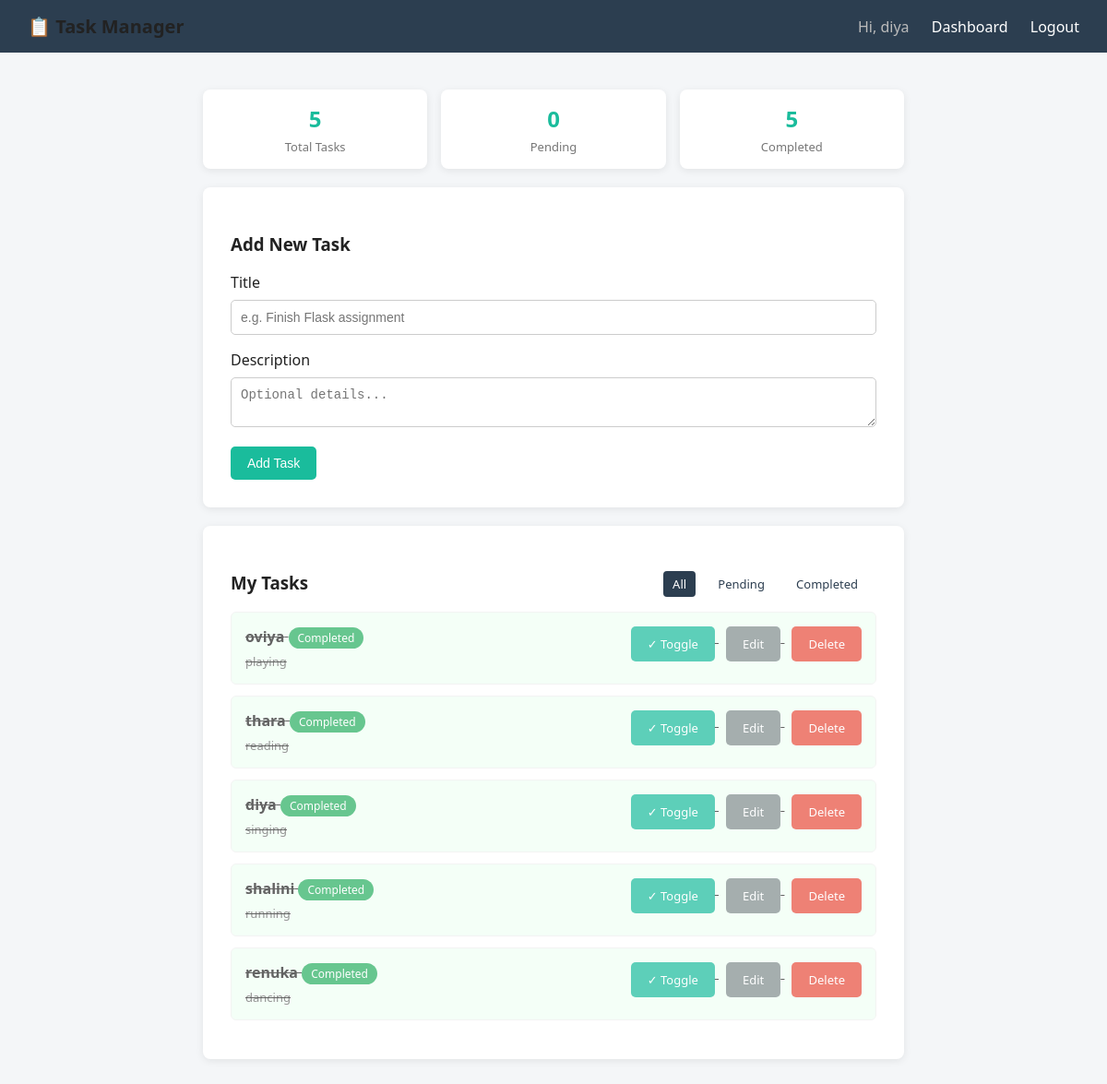
The page /dashboard (signed in) on the database its author committed.
### app.py (models this page shows)
class Task(db.Model):
    id = db.Column(db.Integer, primary_key=True)
    title = db.Column(db.String(120), nullable=False)
    description = db.Column(db.Text, nullable=True)
    status = db.Column(db.String(20), default='Pending')  # Pending / Completed
    created_at = db.Column(db.DateTime, default=datetime.utcnow)
    user_id = db.Column(db.Integer, db.ForeignKey('user.id'), nullable=False)

### app.py (the view)
@app.route('/dashboard')
@login_required
def dashboard():
    user_id = session['user_id']
    filter_status = request.args.get('status', 'All')
    query = Task.query.filter_by(user_id=user_id)
    if filter_status != 'All':
        query = query.filter_by(status=filter_status)
    tasks = query.order_by(Task.created_at.desc()).all()
    total = Task.query.filter_by(user_id=user_id).count()
    completed = Task.query.filter_by(user_id=user_id, status='Completed').count()
    pending = total - completed
    return render_template(
        'dashboard.html',
        tasks=tasks,
        total=total,
        completed=completed,
        pending=pending,
        filter_status=filter_status
    )

### app.py (called while the page is built)
def login_required(f):
    @wraps(f)
    def decorated_function(*args, **kwargs):
        if 'user_id' not in session:
            flash('Please log in to continue.', 'warning')
            return redirect(url_for('login'))
        return f(*args, **kwargs)
    return decorated_function

### templates/dashboard.html (shortened to what this page needs)
{% extends 'base.html' %}
{% block content %}
<div class="stats">
    <div class="stat-box"><h2>{{ total }}</h2><p>Total Tasks</p></div>
    <div class="stat-box"><h2>{{ pending }}</h2><p>Pending</p></div>
    <div class="stat-box"><h2>{{ completed }}</h2><p>Completed</p></div>
</div>
<div class="card" style="margin-bottom:20px;">
    <h3>Add New Task</h3>
    <form method="POST" action="{{ url_for('add_task') }}">
        <label>Title</label>
        <input type="text" name="title" placeholder="e.g. Finish Flask assignment" required>
        <label>Description</label>
        <textarea name="description" rows="2" placeholder="Optional details..."></textarea>
        <button type="submit">Add Task</button>
    </form>
</div>
<div class="card">
    <div style="display:flex; justify-content:space-between; align-items:center;">
        <h3>My Tasks</h3>
        <div class="filters">
            <a href="{{ url_for('dashboard', status='All') }}" class="{{ 'active' if filter_status=='All' }}">All</a>
            <a href="{{ url_for('dashboard', status='Pending') }}" class="{{ 'active' if filter_status=='Pending' }}">Pending</a>
            <a href="{{ url_for('dashboard', status='Completed') }}" class="{{ 'active' if filter_status=='Completed' }}">Completed</a>
        </div>
    </div>
    {% if tasks %}
        {% for task in tasks %}
        <div class="task {{ 'completed' if task.status == 'Completed' }}">
            <div>
                <strong>{{ task.title }}</strong>
                <span class="status-badge {{ task.status }}">{{ task.status }}</span>
                {% if task.description %}<p style="margin:5px 0 0; color:#666; font-size:13px;">{{ task.description }}</p>{% endif %}
            </div>
            <div class="task-actions">
                <a href="{{ url_for('toggle_status', task_id=task.id) }}" class="btn">✓ Toggle</a>
                <a href="{{ url_for('edit_task', task_id=task.id) }}" class="btn btn-secondary">Edit</a>
                <a href="{{ url_for('delete_task', task_id=task.id) }}" class="btn btn-danger"
                   onclick="return confirm('Delete this task?');">Delete</a>
            </div>
        </div>
        {% endfor %}
    {% else %}
        <p style="color:#999;">No tasks found. Add one above!</p>
    {% endif %}
</div>
{% endblock %}

### templates/base.html (shortened to what this page needs)
<!DOCTYPE html>
<html lang="en">
<head>
</head>
<body>
    <nav>
        <div class="brand">📋 Task Manager</div>
        <div>
            {% if session.get('user_id') %}
                <span style="color:#bbb;">Hi, {{ session.get('username') }}</span>
                <a href="{{ url_for('dashboard') }}">Dashboard</a>
                <a href="{{ url_for('logout') }}">Logout</a>
            {% else %}
                <a href="{{ url_for('login') }}">Login</a>
                <a href="{{ url_for('register') }}">Register</a>
            {% endif %}
        </div>
    </nav>
    <div class="container">
        {% block content %}{% endblock %}
    </div>
</body>
</html>

### templates/base.html (style rules this page uses)
* { box-sizing: border-box; }
body { font-family: 'Segoe UI', Arial, sans-serif; background: #f4f6f8; margin: 0; color: #222; }
nav { background: #2c3e50; padding: 15px 30px; display: flex; justify-content: space-between; align-items: center; }
nav a { color: #fff; text-decoration: none; margin-left: 20px; font-weight: 500; }
.brand { font-size: 20px; font-weight: bold; }
.container { max-width: 800px; margin: 40px auto; padding: 0 20px; }
.card { background: #fff; border-radius: 8px; padding: 30px; box-shadow: 0 2px 8px rgba(0,0,0,0.08); }
input[type=text], input[type=password], textarea { width: 100%; padding: 10px; margin: 8px 0 16px 0; border: 1px solid #ccc; border-radius: 5px; font-size: 14px; }
button, .btn { background: #1abc9c; color: #fff; border: none; padding: 10px 18px; border-radius: 5px; cursor: pointer; font-size: 14px; text-decoration: none; display: inline-block; }
.btn-danger { background: #e74c3c; }
.btn-secondary { background: #7f8c8d; }
.task { border: 1px solid #eee; border-radius: 6px; padding: 15px; margin-bottom: 12px; display: flex; justify-content: space-between; align-items: flex-start; }
.task.completed { background: #f0fff4; text-decoration: line-through; opacity: 0.7; }
.task-actions a { margin-left: 8px; font-size: 13px; }
.status-badge { display: inline-block; padding: 3px 10px; border-radius: 12px; font-size: 12px; color: #fff; background: #f39c12; }
.status-badge.Completed { background: #27ae60; }
.stats { display: flex; gap: 15px; margin-bottom: 20px; }
.stat-box { flex: 1; background: #fff; border-radius: 8px; padding: 15px; text-align: center; box-shadow: 0 2px 8px rgba(0,0,0,0.08); }
.stat-box h2 { margin: 0; color: #1abc9c; }
.stat-box p { margin: 5px 0 0; color: #777; font-size: 13px; }
.filters a { margin-right: 10px; color: #2c3e50; font-size: 13px; text-decoration: none; padding: 5px 10px; border-radius: 4px; }
.filters a.active { background: #2c3e50; color: #fff; }

### rows shown on the page
Task: get "diya", title "diya", status "Completed", description "singing"
Task: title "oviya", status "Completed", description "playing"
Task: title "thara", status "Completed", description "reading"
Task: title "shalini", status "Completed", description "running"
Task: title "renuka", status "Completed", description "dancing"

### other values the page prints
{{ total }} "5"
{{ pending }} "0"
{{ completed }} "5"
